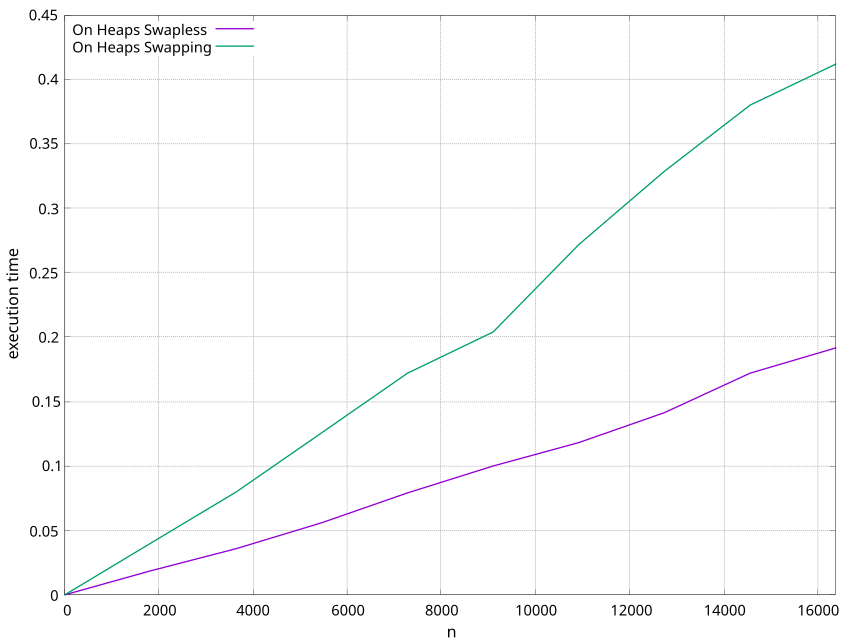

This chart was generated by the following gnuplot code:
reset
set grid
set border lw 0.2;  
set key Left left font ",11"
set tics font ",11"
set xlabel "n" font ",12"
set ylabel "execution time" font ",12"   
set xrange [0:16384] 
plot "times_alt.dat" every ::1 u 1:2 w l title "On Heaps Swapless",\
     "times.dat" every ::1 u 1:2 w l title "On Heaps Swapping"
